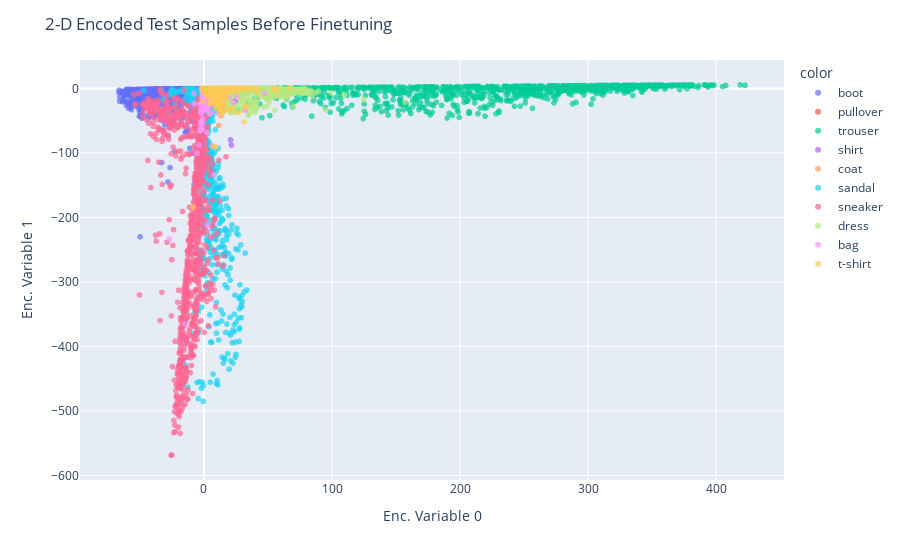

Here is the notebook cell this chart was saved with:
### Code cell
### Get the encoded representation of the test samples
def plot_encoded_samples(test_dataset, device, encoder2, title):
    encoded_samples = []
    for sample in tqdm(test_dataset):
        img = sample[0].unsqueeze(0).to(device)
        label = sample[1]
        # Encode image
        encoder2.eval()
        with torch.no_grad():
            encoded_img  = encoder2(img)
        # Append to list
        encoded_img = encoded_img.flatten().cpu().numpy()
        encoded_sample = {f"Enc. Variable {i}": enc for i, enc in enumerate(encoded_img)}
        encoded_sample['label'] = label
        encoded_samples.append(encoded_sample)

    # Convert to a dataframe
    encoded_samples = pd.DataFrame(encoded_samples)
    encoded_samples

    import plotly.express as px
    %pip install -U kaleido
    fig = px.scatter(encoded_samples, x='Enc. Variable 0', y='Enc. Variable 1', 
        color=[label_names[l] for l in encoded_samples.label.to_numpy()], opacity=0.7)
    #set title
    fig.update_layout(title=title)
    fig.show()
    return fig

fig1 = plot_encoded_samples(test_dataset, device, encoder2, "2-D Encoded Test Samples Before Finetuning")
#save fig
if not os.path.exists("images"):
    os.mkdir("images")
fig1.write_image(f"images/encoded2_samples_before.eps")

### Figure 1 — Plotly figure (JSON) as saved in the notebook; plotly's stock layout.template omitted (floating-point values rounded to 4 significant figures; data arrays with more than 128 entries replaced by an {"elided": "..."} marker saying what was removed)
{"data": [{"hovertemplate": "color=boot<br>Enc. Variable 0=%{x}<br>Enc. Variable 1=%{y}<extra></extra>", "legendgroup": "boot", "marker": {"color": "#636efa", "opacity": 0.7, "symbol": "circle"}, "mode": "markers", "name": "boot", "showlegend": true, "type": "scattergl", "x": {"elided": "1000 float values"}, "xaxis": "x", "y": {"elided": "1000 float values"}, "yaxis": "y"}, {"hovertemplate": "color=pullover<br>Enc. Variable 0=%{x}<br>Enc. Variable 1=%{y}<extra></extra>", "legendgroup": "pullover", "marker": {"color": "#EF553B", "opacity": 0.7, "symbol": "circle"}, "mode": "markers", "name": "pullover", "showlegend": true, "type": "scattergl", "x": {"elided": "1000 float values"}, "xaxis": "x", "y": {"elided": "1000 float values"}, "yaxis": "y"}, {"hovertemplate": "color=trouser<br>Enc. Variable 0=%{x}<br>Enc. Variable 1=%{y}<extra></extra>", "legendgroup": "trouser", "marker": {"color": "#00cc96", "opacity": 0.7, "symbol": "circle"}, "mode": "markers", "name": "trouser", "showlegend": true, "type": "scattergl", "x": {"elided": "1000 float values"}, "xaxis": "x", "y": {"elided": "1000 float values"}, "yaxis": "y"}, {"hovertemplate": "color=shirt<br>Enc. Variable 0=%{x}<br>Enc. Variable 1=%{y}<extra></extra>", "legendgroup": "shirt", "marker": {"color": "#ab63fa", "opacity": 0.7, "symbol": "circle"}, "mode": "markers", "name": "shirt", "showlegend": true, "type": "scattergl", "x": {"elided": "1000 float values"}, "xaxis": "x", "y": {"elided": "1000 float values"}, "yaxis": "y"}, {"hovertemplate": "color=coat<br>Enc. Variable 0=%{x}<br>Enc. Variable 1=%{y}<extra></extra>", "legendgroup": "coat", "marker": {"color": "#FFA15A", "opacity": 0.7, "symbol": "circle"}, "mode": "markers", "name": "coat", "showlegend": true, "type": "scattergl", "x": {"elided": "1000 float values"}, "xaxis": "x", "y": {"elided": "1000 float values"}, "yaxis": "y"}, {"hovertemplate": "color=sandal<br>Enc. Variable 0=%{x}<br>Enc. Variable 1=%{y}<extra></extra>", "legendgroup": "sandal", "marker": {"color": "#19d3f3", "opacity": 0.7, "symbol": "circle"}, "mode": "markers", "name": "sandal", "showlegend": true, "type": "scattergl", "x": {"elided": "1000 float values"}, "xaxis": "x", "y": {"elided": "1000 float values"}, "yaxis": "y"}, {"hovertemplate": "color=sneaker<br>Enc. Variable 0=%{x}<br>Enc. Variable 1=%{y}<extra></extra>", "legendgroup": "sneaker", "marker": {"color": "#FF6692", "opacity": 0.7, "symbol": "circle"}, "mode": "markers", "name": "sneaker", "showlegend": true, "type": "scattergl", "x": {"elided": "1000 float values"}, "xaxis": "x", "y": {"elided": "1000 float values"}, "yaxis": "y"}, {"hovertemplate": "color=dress<br>Enc. Variable 0=%{x}<br>Enc. Variable 1=%{y}<extra></extra>", "legendgroup": "dress", "marker": {"color": "#B6E880", "opacity": 0.7, "symbol": "circle"}, "mode": "markers", "name": "dress", "showlegend": true, "type": "scattergl", "x": {"elided": "1000 float values"}, "xaxis": "x", "y": {"elided": "1000 float values"}, "yaxis": "y"}, {"hovertemplate": "color=bag<br>Enc. Variable 0=%{x}<br>Enc. Variable 1=%{y}<extra></extra>", "legendgroup": "bag", "marker": {"color": "#FF97FF", "opacity": 0.7, "symbol": "circle"}, "mode": "markers", "name": "bag", "showlegend": true, "type": "scattergl", "x": {"elided": "1000 float values"}, "xaxis": "x", "y": {"elided": "1000 float values"}, "yaxis": "y"}, {"hovertemplate": "color=t-shirt<br>Enc. Variable 0=%{x}<br>Enc. Variable 1=%{y}<extra></extra>", "legendgroup": "t-shirt", "marker": {"color": "#FECB52", "opacity": 0.7, "symbol": "circle"}, "mode": "markers", "name": "t-shirt", "showlegend": true, "type": "scattergl", "x": {"elided": "1000 float values"}, "xaxis": "x", "y": {"elided": "1000 float values"}, "yaxis": "y"}], "layout": {"legend": {"title": {"text": "color"}, "tracegroupgap": 0}, "margin": {"t": 60}, "title": {"text": "2-D Encoded Test Samples Before Finetuning"}, "xaxis": {"anchor": "y", "domain": [0, 1], "title": {"text": "Enc. Variable 0"}}, "yaxis": {"anchor": "x", "domain": [0, 1], "title": {"text": "Enc. Variable 1"}}}}
